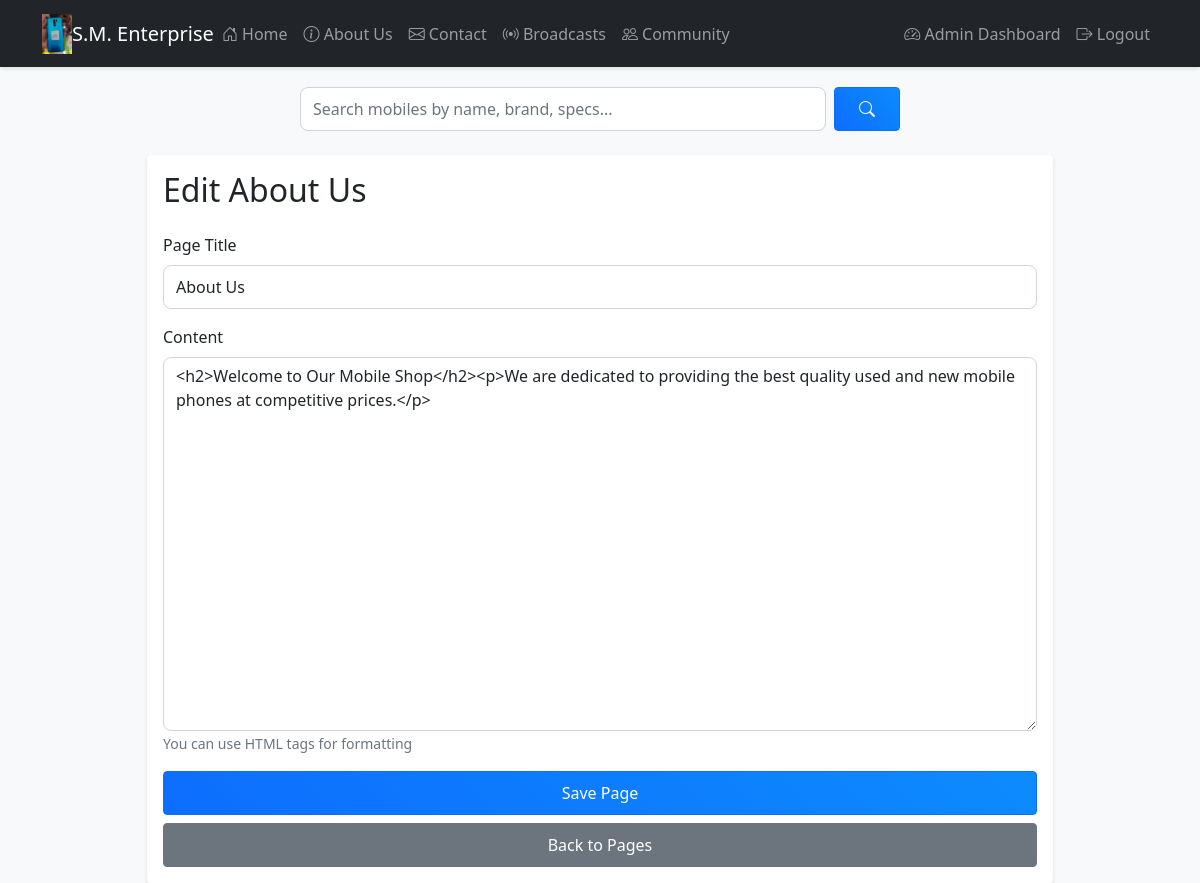
The app's page /admin/page/about (signed in) with its own data.
### app.py (models this page shows)
class Settings(db.Model):
    id = db.Column(db.Integer, primary_key=True)
    key = db.Column(db.String(50), unique=True, nullable=False)
    value = db.Column(db.Text, nullable=False)
    updated_at = db.Column(db.DateTime, default=datetime.utcnow, onupdate=datetime.utcnow)

class Page(db.Model):
    id = db.Column(db.Integer, primary_key=True)
    title = db.Column(db.String(100), nullable=False)
    slug = db.Column(db.String(100), unique=True, nullable=False)
    content = db.Column(db.Text, nullable=False)
    updated_at = db.Column(db.DateTime, default=datetime.utcnow, onupdate=datetime.utcnow)

### app.py (the view, shortened to what this page needs)
@app.route('/admin/page/<string:slug>', methods=['GET', 'POST'])
@login_required
def edit_page(slug):
    page = Page.query.filter_by(slug=slug).first()
    if not page:
        page = Page(slug=slug)
        if slug == 'about':
            page.title = 'About Us'
        elif slug == 'contact':
            page.title = 'Contact Us'
    return render_template('admin/edit_page.html', page=page)

### app.py (called while the page is built)
@login_manager.user_loader
def load_user(user_id):
    return Admin.query.get(int(user_id))

def get_setting(key, default=''):
    setting = Settings.query.filter_by(key=key).first()
    return setting.value if setting else default

@app.context_processor
def inject_settings():
    return {
        'contact_phone': get_setting('contact_phone'),
        'contact_whatsapp': get_setting('contact_whatsapp'),
        'shop_name': get_setting('shop_name', 'Mobile Shop'),
        'shop_logo': get_setting('shop_logo')
    }

### templates/admin/edit_page.html (shortened to what this page needs)
{% extends "base.html" %}
{% block content %}
<div class="container">
    <div class="row justify-content-center">
        <div class="col-md-10">
            <div class="card">
                <div class="card-body">
                    <h2 class="card-title mb-4">Edit {{ page.title }}</h2>
                    <form method="post">
                        <div class="mb-3">
                            <label for="title" class="form-label">Page Title</label>
                            <input type="text" class="form-control" id="title" name="title"
                                   value="{{ page.title }}" required>
                        </div>
                        <div class="mb-3">
                            <label for="content" class="form-label">Content</label>
                            <textarea class="form-control" id="content" name="content"
                                      rows="15" required>{{ page.content }}</textarea>
                            <small class="text-muted">You can use HTML tags for formatting</small>
                        </div>
                        <div class="d-grid gap-2">
                            <button type="submit" class="btn btn-primary">Save Page</button>
                            <a href="{{ url_for('admin_pages') }}" class="btn btn-secondary">Back to Pages</a>
                        </div>
                    </form>
                </div>
            </div>
        </div>
    </div>
</div>
{% endblock %}

### templates/base.html (shortened to what this page needs)
<!DOCTYPE html>
<html lang="en">
<head>
    <link href="https://cdn.jsdelivr.net/npm/bootstrap@5.1.3/dist/css/bootstrap.min.css" rel="stylesheet">
    <link rel="stylesheet" href="https://cdn.jsdelivr.net/npm/bootstrap-icons@1.7.2/font/bootstrap-icons.css">
    <link rel="stylesheet" href="{{ url_for('static', filename='css/style.css') }}">
</head>
<body>
    <nav class="navbar navbar-expand-lg navbar-dark bg-dark">
        <div class="container">
            {% if shop_logo %}
            <a class="navbar-brand me-0" href="{{ url_for('home') }}">
                <img src="{{ url_for('static', filename='uploads/' + shop_logo) }}"
                     alt="Logo" height="40" class="d-inline-block align-text-top">
            </a>
            {% endif %}
            <a class="navbar-brand mx-auto" href="{{ url_for('home') }}">{{ shop_name }}</a>
            <div class="collapse navbar-collapse" id="navbarNav">
                <ul class="navbar-nav me-auto mb-2 mb-lg-0">
                    <li class="nav-item">
                        <a class="nav-link" href="{{ url_for('home') }}">
                            <i class="bi bi-house-door"></i> Home
                        </a>
                    </li>
                    <li class="nav-item">
                        <a class="nav-link" href="{{ url_for('about') }}">
                            <i class="bi bi-info-circle"></i> About Us
                        </a>
                    </li>
                    <li class="nav-item">
                        <a class="nav-link" href="{{ url_for('contact') }}">
                            <i class="bi bi-envelope"></i> Contact
                        </a>
                    </li>
                    <li class="nav-item">
                        <a class="nav-link" href="{{ url_for('broadcast_list') }}">
                            <i class="bi bi-broadcast"></i> Broadcasts
                        </a>
                    </li>
                    <li class="nav-item">
                        <a class="nav-link" href="{{ url_for('community') }}">
                            <i class="bi bi-people"></i> Community
                        </a>
                    </li>
                </ul>
                <ul class="navbar-nav">
                    {% if current_user.is_authenticated %}
                    <li class="nav-item">
                        <a class="nav-link" href="{{ url_for('admin_dashboard') }}">
                            <i class="bi bi-speedometer2"></i> Admin Dashboard
                        </a>
                    </li>
                    <li class="nav-item">
                        <a class="nav-link" href="{{ url_for('logout') }}">
                            <i class="bi bi-box-arrow-right"></i> Logout
                        </a>
                    </li>
                    {% else %}
                    <li class="nav-item">
                        <a class="nav-link" href="{{ url_for('admin_login') }}">
                            <i class="bi bi-person"></i> Admin Login
                        </a>
                    </li>
                    {% endif %}
                </ul>
            </div>
        </div>
    </nav>
    <div class="search-container">
        <form action="{{ url_for('search') }}" method="get" class="d-flex">
            <input type="text" name="query" class="form-control me-2"
                   value="{{ request.args.get('query', '') }}"
                   placeholder="Search mobiles by name, brand, specs...">
            <button type="submit" class="btn btn-primary">
                <i class="bi bi-search"></i>
            </button>
        </form>
    </div>
    <div class="container mt-4">
        {% block content %}{% endblock %}
    </div>
</body>
</html>

### static/css/style.css (style rules this page uses)
:root { --primary-color: #0d6efd; --secondary-color: #6c757d; --success-color: #198754; --warning-color: #ffc107; --info-color: #0dcaf0; }
body { background-color: #f8f9fa; }
.card { transition: transform 0.2s, box-shadow 0.2s; border: none; box-shadow: 0 2px 4px rgba(0, 0, 0, 0.1); }
.navbar { box-shadow: 0 2px 4px rgba(0, 0, 0, 0.1); }
.nav-link { padding: 0.8rem 1rem; transition: color 0.2s; }
.btn { min-height: 44px; display: inline-flex; align-items: center; justify-content: center; padding: 0.5rem 1.5rem; font-weight: 500; transition: all 0.2s; }
.btn-primary { background: linear-gradient(45deg, var(--primary-color), #0d8bfd); }
.form-control, .form-select { min-height: 44px; font-size: 16px !important; border-radius: 0.5rem; }
html { scroll-behavior: smooth; }

### templates/base.html (style rules this page uses)
.search-container { max-width: 600px; margin: 20px auto; }

### records on screen
Settings: value (picture)
Settings: value "S.M. Enterprise"
Page: title "About Us", content "<h2>Welcome to Our Mobile Shop</h2><p>We are dedicated to providing the best quality used and new mobile phones at competitive prices.</p>"
